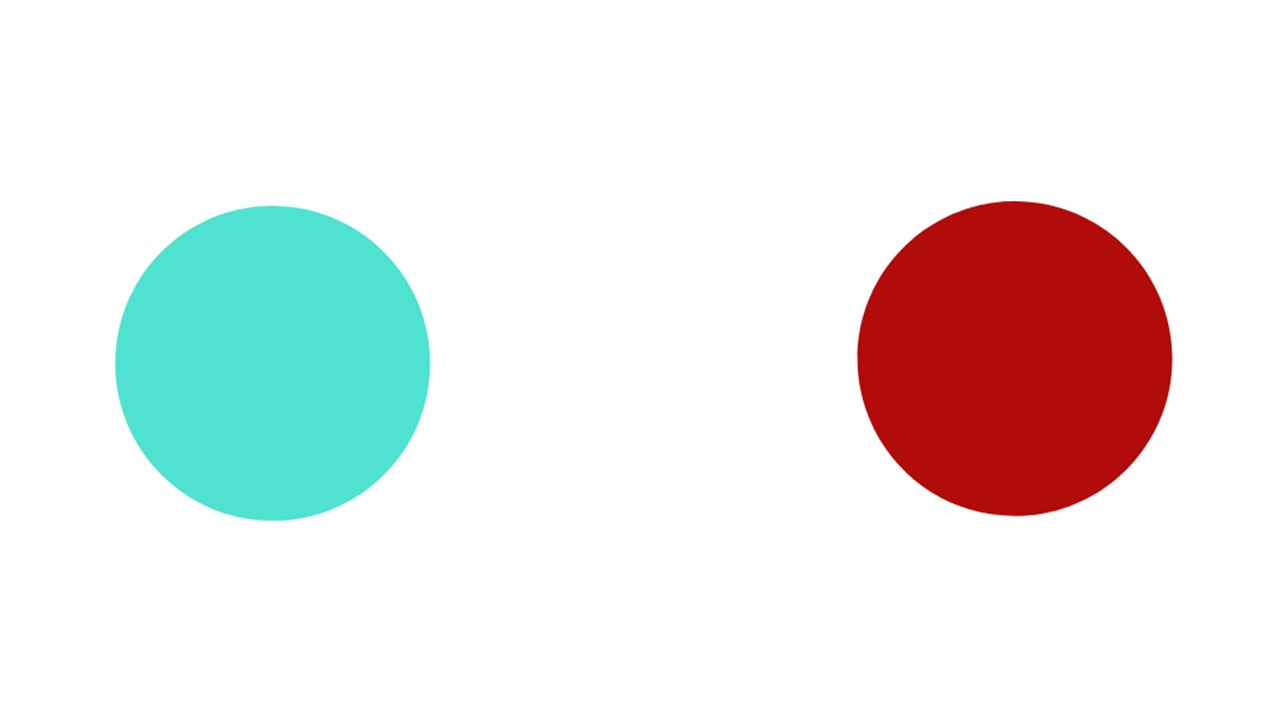
#> input picture images/steeringwheel.jpeg, 1280 x 720 px, given in place of the camera
$ python cvGameController.py
#> lines starting #> are read from the running program, lines starting #| are printed output that depends on the picture; after the words box and inside, x2 and y2 are one past the last pixel; in counts of white or black regions, pixels touching at a corner belong together
#!/usr/bin/python
# -*- coding: utf-8 -*-

# Basic imports of Numpy, OpenCV, Math...
import cv2
import os
import sys
import os.path
import numpy as np
import math

# Librarys to emulate key pressing
from pynput.keyboard import Key, Controller
import pynput
import time
import random


'''================= Variables and Constants ================='''
LINE_SIZE = 20
LINE_THICKNESS = 5
keys = {
    'A': pynput.keyboard.KeyCode.from_char('a'),
    'D': pynput.keyboard.KeyCode.from_char('d'),
    'W': pynput.keyboard.KeyCode.from_char('w'),
    'S': pynput.keyboard.KeyCode.from_char('s'),
}
ESC_KEY = 27

# Mass Constants
LOWER_MASS = 3000
MID_MASS = 4000
HIGHER_MASS = 5000

# Window Parameters
WINDOW_WIDTH = 640
WINDOW_HEIGHT = 480

# Webcam Selection
VIDEO_CAPTURE_WEBCAM = 1

# HSV Mask for Red Color
RED_LOWER_HSV = np.array([0, 200, 80])
RED_UPPER_HSV = np.array([30, 255, 255])

# HSV Mask for Cyan Color
CYAN_LOWER_HSV = np.array([70, 100, 100])
CYAN_UPPER_HSV = np.array([90, 210, 255])

''' ========================================================='''


'''Application'''

# Initialize controller
keyboard = Controller()

def getMask(img):
    # Apply masks
    red_mask = colorFilter(img, RED_LOWER_HSV, RED_UPPER_HSV)
    cyan_mask = colorFilter(img, CYAN_LOWER_HSV, CYAN_UPPER_HSV)

    mask = cv2.bitwise_or(red_mask, cyan_mask)

    mask_copy = mask.copy()
    mask_rgb = cv2.cvtColor(mask, cv2.COLOR_GRAY2RGB)

    # Get Contours and Mass
    red_mass, red_x, red_y = drawContourFilter(mask_rgb, red_mask)
    cyan_mass, cyan_x, cyan_y = drawContourFilter(mask_rgb, cyan_mask)

    if((red_x != 0 and red_y != 0) and (cyan_x != 0 and cyan_y != 0)):
        # Draw Center of Mass

        drawCenterOfMass(mask_rgb, red_x, red_y, LINE_SIZE, (255, 0, 0))
        drawCenterOfMass(mask_rgb, cyan_x, cyan_y, LINE_SIZE, (255, 0, 0))

        # Draw Line
        drawLine(mask_rgb, red_x, red_y, cyan_x, cyan_y)

        # Draw Angle
        angle = getAngle(mask_rgb, (red_x, red_y), (cyan_x, cyan_y))

        # Draw Text
        writeImageText(mask_rgb, f'{angle}', (red_x, red_y))
        writeImageText(
            mask_rgb, f'Mass Red: {red_mass}', (250, 300), (0, 255, 0))
        writeImageText(
            mask_rgb, f'Mass Cyan: {cyan_mass}', (250, 350), (0, 255, 0))

        if((red_mass > LOWER_MASS) and (cyan_mass > LOWER_MASS)):
            if(angle > 12):
                print("Press: ", keys['A'])
                keyboard.release(keys['D'])
                keyboard.press(keys['A'])
                keyboard.release(keys['A'])
            elif(angle < -12):
                print("Press: ", keys['D'])
                keyboard.release(keys['A'])
                keyboard.press(keys['D'])
                keyboard.release(keys['D'])
            if((red_mass > HIGHER_MASS) and (cyan_mass > HIGHER_MASS)):
                keyboard.press(keys['W'])
                keyboard.release(keys['S'])
            if((red_mass > LOWER_MASS and red_mass < MID_MASS) and (cyan_mass > LOWER_MASS and cyan_mass < MID_MASS)):
                keyboard.press(keys['S'])
                keyboard.release(keys['W'])
        else:
            for key in keys:
                keyboard.release(key)

    return mask_rgb

def colorFilter(img_bgr, low_hsv, high_hsv):
    # Return filtered image
    img = cv2.cvtColor(img_bgr, cv2.COLOR_BGR2HSV)
    mask = cv2.inRange(img, low_hsv, high_hsv)
    return mask

def drawCenterOfMass(img, cX, cY, size, color):

    cv2.line(img, (cX - size, cY), (cX + size, cY), color, LINE_THICKNESS)
    cv2.line(img, (cX, cY - size), (cX, cY + size), color, LINE_THICKNESS)

def drawContourFilter(image, mask):
    contour, _ = cv2.findContours(mask, cv2.RETR_TREE, cv2.CHAIN_APPROX_SIMPLE)

    big = None
    big_area = 0
    cX = 0
    cY = 0

    for c in contour:
        area = cv2.contourArea(c)
        if area > big_area:
            big_area = area
            big = c

    M = cv2.moments(big)

    if M["m00"] != 0:
        cX = int(M["m10"] / M["m00"])
        cY = int(M["m01"] / M["m00"])
        cv2.drawContours(image, [big], -1, [0, 255, 0], 5)

    return big_area, cX, cY

def drawLine(img, x, y, x2, y2):
    cv2.line(img, (x, y), (x2, y2), (0, 0, 255), thickness=3, lineType=8)

def writeImageText(img, text, position, color=(0, 0, 255)):
    font = cv2.FONT_HERSHEY_DUPLEX
    cv2.putText(img, str(text), position, font, 1.2, color, 2, cv2.LINE_AA)

def getAngle(img, point1, point2):

    # Function to get angle from 3 points
    angR = math.atan2(point1[1]-point2[1], point1[0] - point2[0])  # Radians angle
    angD = round(math.degrees(angR))  # Degrees Angle

    return angD

# Webcam Initializer
def main():
    cv2.namedWindow("Color Mask")

    # Define webcam input

    video = cv2.VideoCapture(VIDEO_CAPTURE_WEBCAM)

    # Define window size

    video.set(cv2.CAP_PROP_FRAME_WIDTH, WINDOW_WIDTH)
    video.set(cv2.CAP_PROP_FRAME_HEIGHT, WINDOW_HEIGHT)

    if video.isOpened():  # try to get the first frame
        rval, frame = video.read()
#> frame is the input picture: shape (720, 1280, 3); mean B, G, R 230.4, 231.9, 233.5
    else:
        rval = False

    while rval:
        # passa o frame para a função imagem_da_webcam e recebe em img imagem tratada
        # Pass frame for webcam image and receive treated image
        img = getMask(frame)
#> in colorFilter, `img = cv2.cvtColor(img_bgr, cv2.COLOR_BGR2HSV)`: img: shape (720, 1280, 3); mean H, S, V 9.4, 34.2, 245.9
#> in colorFilter, `mask = cv2.inRange(img, low_hsv, high_hsv)`:
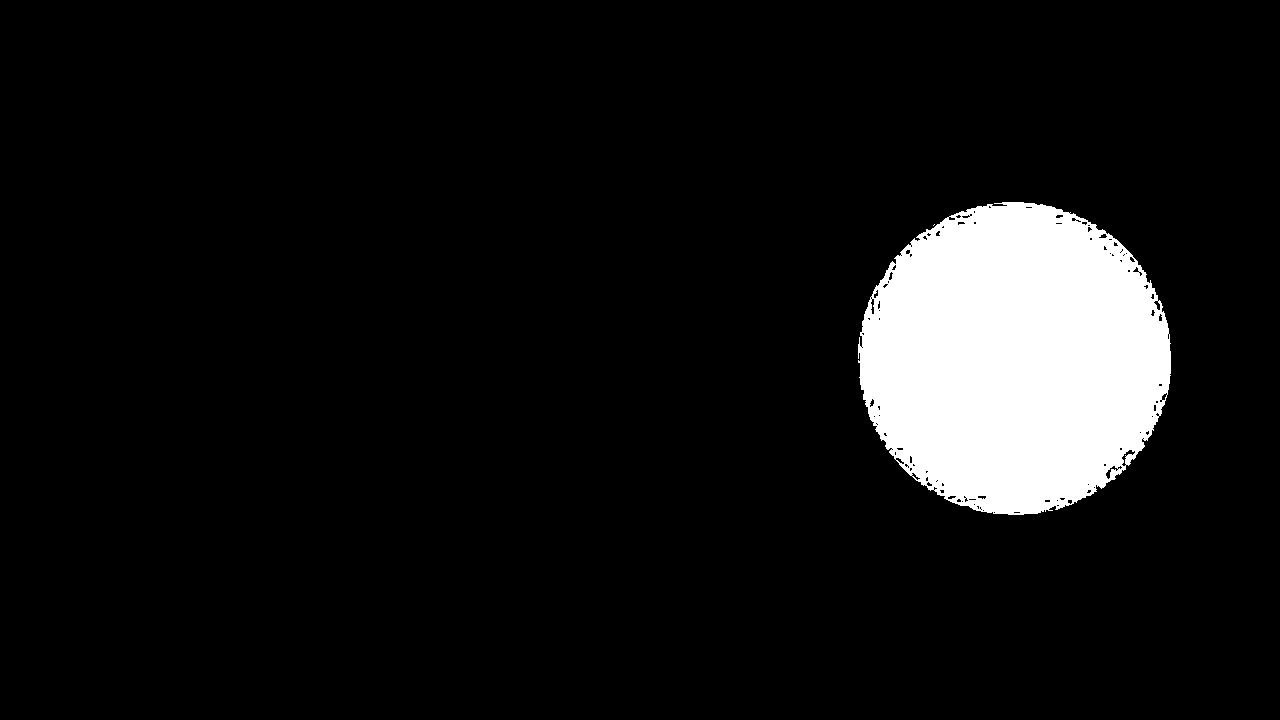
#> mask: shape (720, 1280); 8.2% white; 2 white regions (1 under 20 px), largest, box (x1, y1, x2, y2) and area: (858, 202, 1171, 515) 75497
#> in colorFilter (call 2), `mask = cv2.inRange(img, low_hsv, high_hsv)`: mask: shape (720, 1280); 8.4% white; 1 white region, box (x1, y1, x2, y2) and area: (116, 206, 430, 520) 77596
#> in getMask, `mask = cv2.bitwise_or(red_mask, cyan_mask)`:
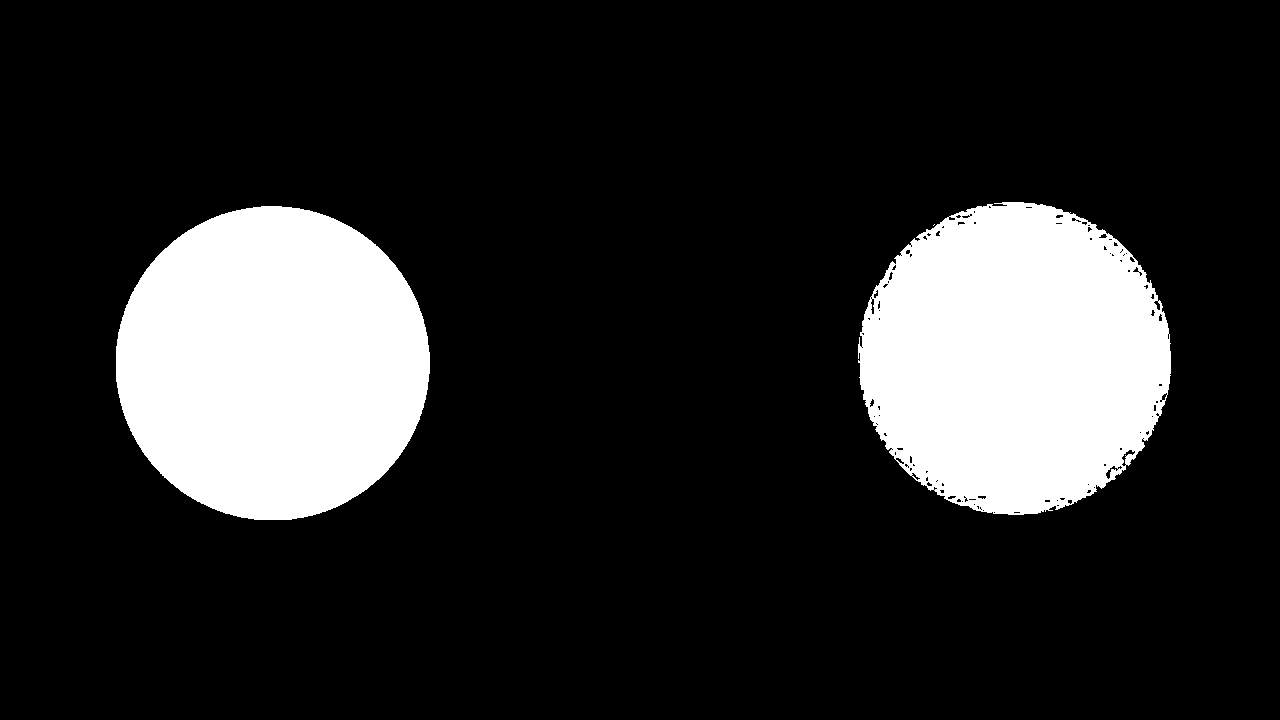
#> mask: shape (720, 1280); 16.6% white; 3 white regions (1 under 20 px), largest, box (x1, y1, x2, y2) and area: (116, 206, 430, 520) 77596, (858, 202, 1171, 515) 75497
#> in getMask, `mask_rgb = cv2.cvtColor(mask, cv2.COLOR_GRAY2RGB)`: mask_rgb: shape (720, 1280, 3); 16.6% white; 3 white regions (1 under 20 px)
#> in drawContourFilter, `contour, _ = cv2.findContours(mask, cv2.RETR_TREE, cv2.CHAIN_APPROX_SI..`: contour = 125 contours, 99 with area under 20; largest, box (x1, y1, x2, y2) and area: (858, 202, 1171, 515) 75905, (1121, 449, 1136, 467) 78, (1105, 465, 1119, 480) 64, (870, 298, 875, 315) 47, (1153, 300, 1161, 311) 40
#> the loop in drawContourFilter, `for c in contour:` made 125 passes
#> (area, big_area) on pass 2: (75905, 75905)
#> area on passes 19, 21, 32, 36, 41, 42: 27, 25.5, 27.5, 64, 29.5, 20.5
#> after the loop in drawContourFilter, `for c in contour:`: big = contour of 577 points, box (x1, y1, x2, y2) (858, 202, 1171, 515), area 75905; big_area = 75905
#> in drawContourFilter, `M = cv2.moments(big)`: M = moments, m00 75905, centre m10/m00, m01/m00 = (1014.4, 358.1)
#> in drawContourFilter, `cX = int(M["m10"] / M["m00"])`: cX = 1014
#> in drawContourFilter, `cY = int(M["m01"] / M["m00"])`: cY = 358
#> in getMask, `red_mass, red_x, red_y = drawContourFilter(mask_rgb, red_mask)`: red_mass = 75905; red_x = 1014; red_y = 358
#> in drawContourFilter (call 2), `contour, _ = cv2.findContours(mask, cv2.RETR_TREE, cv2.CHAIN_APPROX_SI..`: contour = 1 contour; box (x1, y1, x2, y2) and area: (116, 206, 430, 520) 77150
#> the loop in drawContourFilter (call 2), `for c in contour:` made 1 pass
#> (area, big_area) on pass 1: (77149.5, 77149.5)
#> after the loop in drawContourFilter (call 2), `for c in contour:`: big = contour of 448 points, box (x1, y1, x2, y2) (116, 206, 430, 520), area 77150; big_area = 77149.5
#> in drawContourFilter (call 2), `M = cv2.moments(big)`: M = moments, m00 77149.5, centre m10/m00, m01/m00 = (272.1, 362.9)
#> in drawContourFilter (call 2), `cX = int(M["m10"] / M["m00"])`: cX = 272
#> in drawContourFilter (call 2), `cY = int(M["m01"] / M["m00"])`: cY = 362
#> in drawContourFilter (call 2), `cv2.drawContours(image, [big], -1, [0, 255, 0], 5)`:
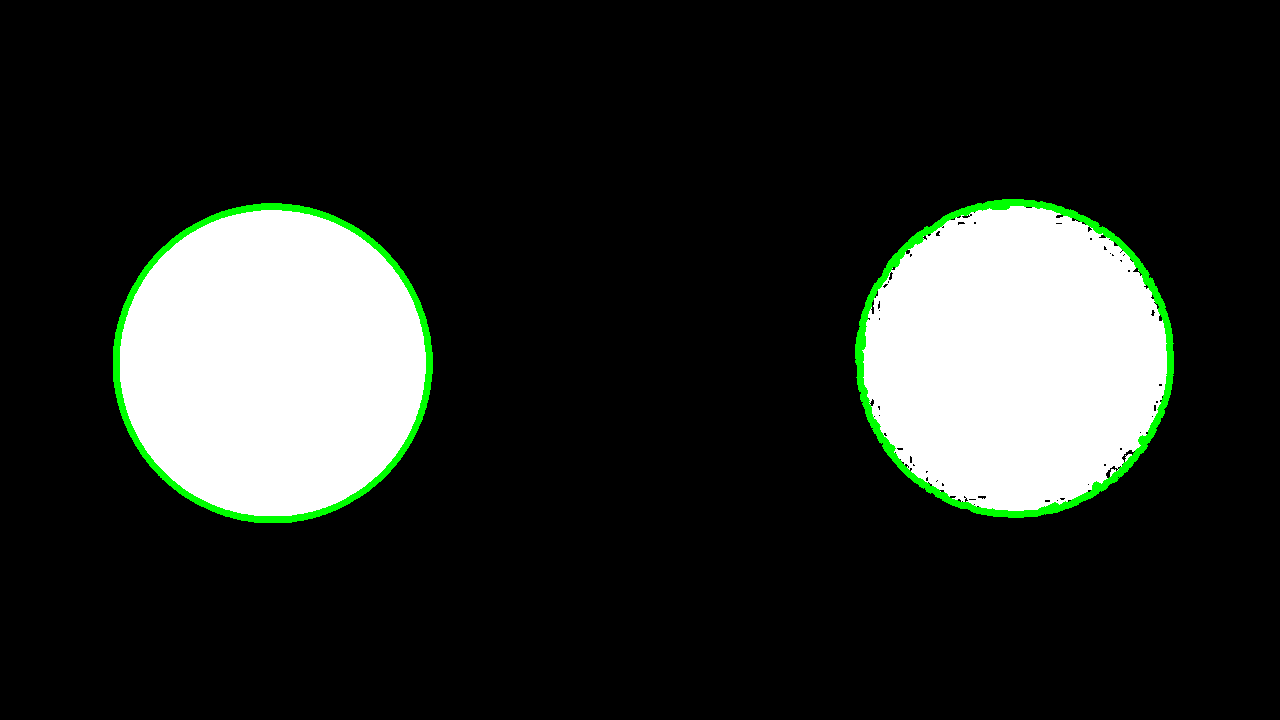
#> image: shape (720, 1280, 3); mean B, G, R 40.3, 44.1, 40.3
#> in getMask, `cyan_mass, cyan_x, cyan_y = drawContourFilter(mask_rgb, cyan_mask)`: cyan_mass = 77149.5; cyan_x = 272; cyan_y = 362
#> in drawCenterOfMass, `cv2.line(img, (cX, cY - size), (cX, cY + size), color, LINE_THICKNESS)`: img: shape (720, 1280, 3); mean B, G, R 40.3, 43.9, 40.1
#> in drawCenterOfMass (call 2), `cv2.line(img, (cX - size, cY), (cX + size, cY), color, LINE_THICKNESS)`: img: shape (720, 1280, 3); mean B, G, R 40.3, 43.8, 40
#> in getMask, `angle = getAngle(mask_rgb, (red_x, red_y), (cyan_x, cyan_y))`: angle = 0
#> in writeImageText, `cv2.putText(img, str(text), position, font, 1.2, color, 2, cv2.LINE_AA)`: img: shape (720, 1280, 3); mean B, G, R 39.8, 43.3, 40.7
#> call 3 of writeImageText, with text = 'Mass Cyan: 77149.5', position = (250, 350), color = (0, 255, 0)
#> in writeImageText (call 3), `cv2.putText(img, str(text), position, font, 1.2, color, 2, cv2.LINE_AA)`:
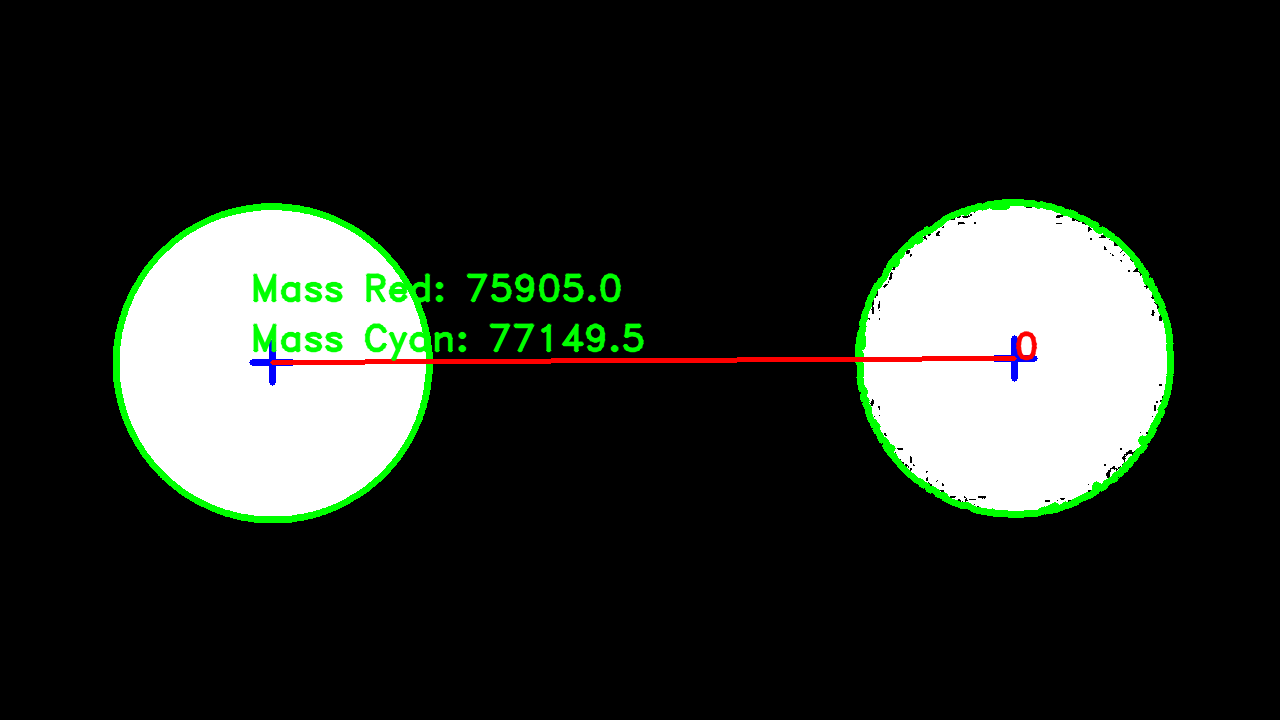
#> img: shape (720, 1280, 3); mean B, G, R 38.8, 44.4, 39.7

        cv2.imshow("Color Mask", img)
        cv2.imshow("Original", frame)
        rval, frame = video.read()
        key = cv2.waitKey(20)
#> (key Esc is pressed here)

        # exit on ESC
        if key == ESC_KEY:
            break

    cv2.destroyWindow("Color Mask")
    cv2.destroyWindow("Original")
    video.release()

if __name__ == "__main__":
    main()
